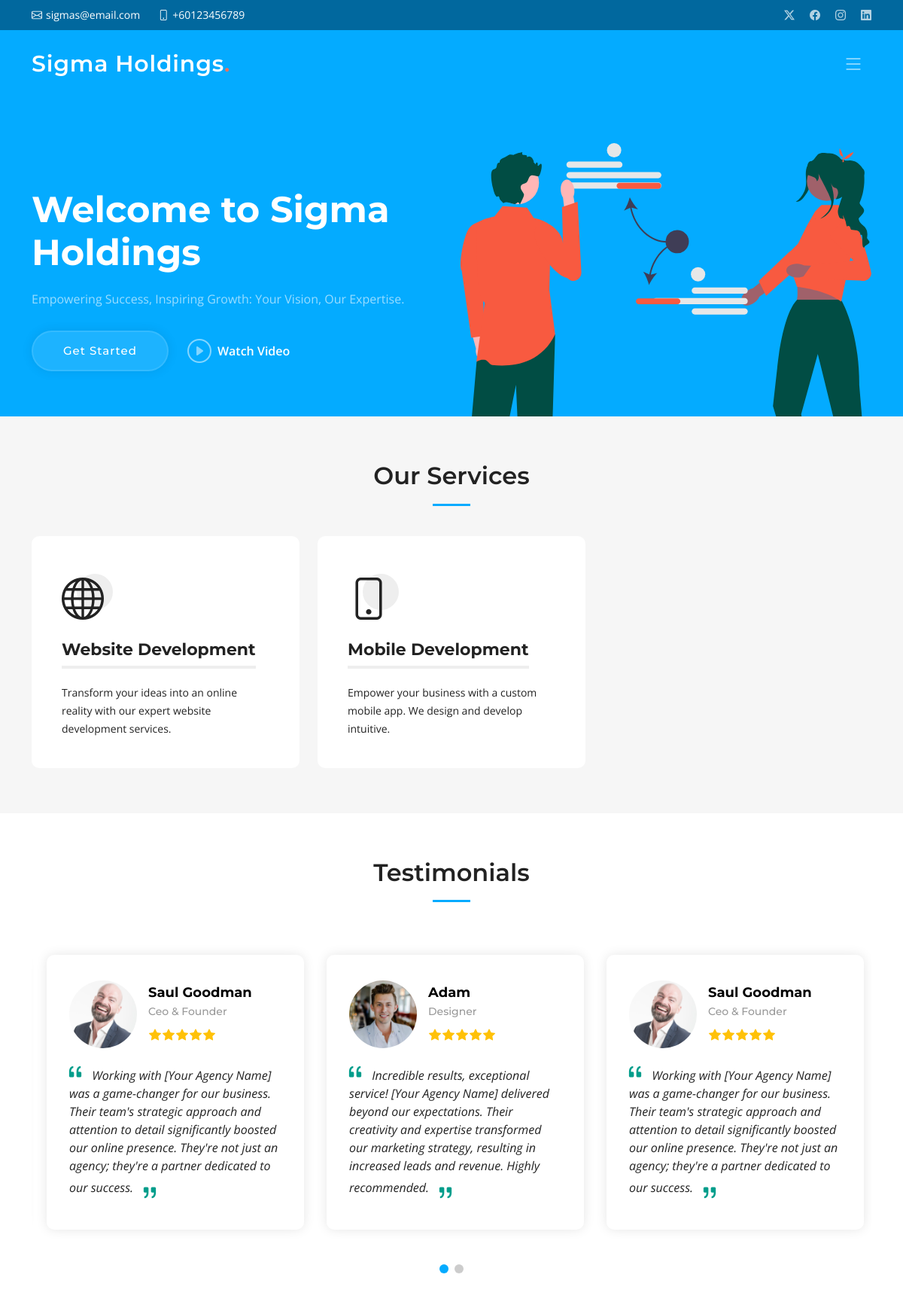
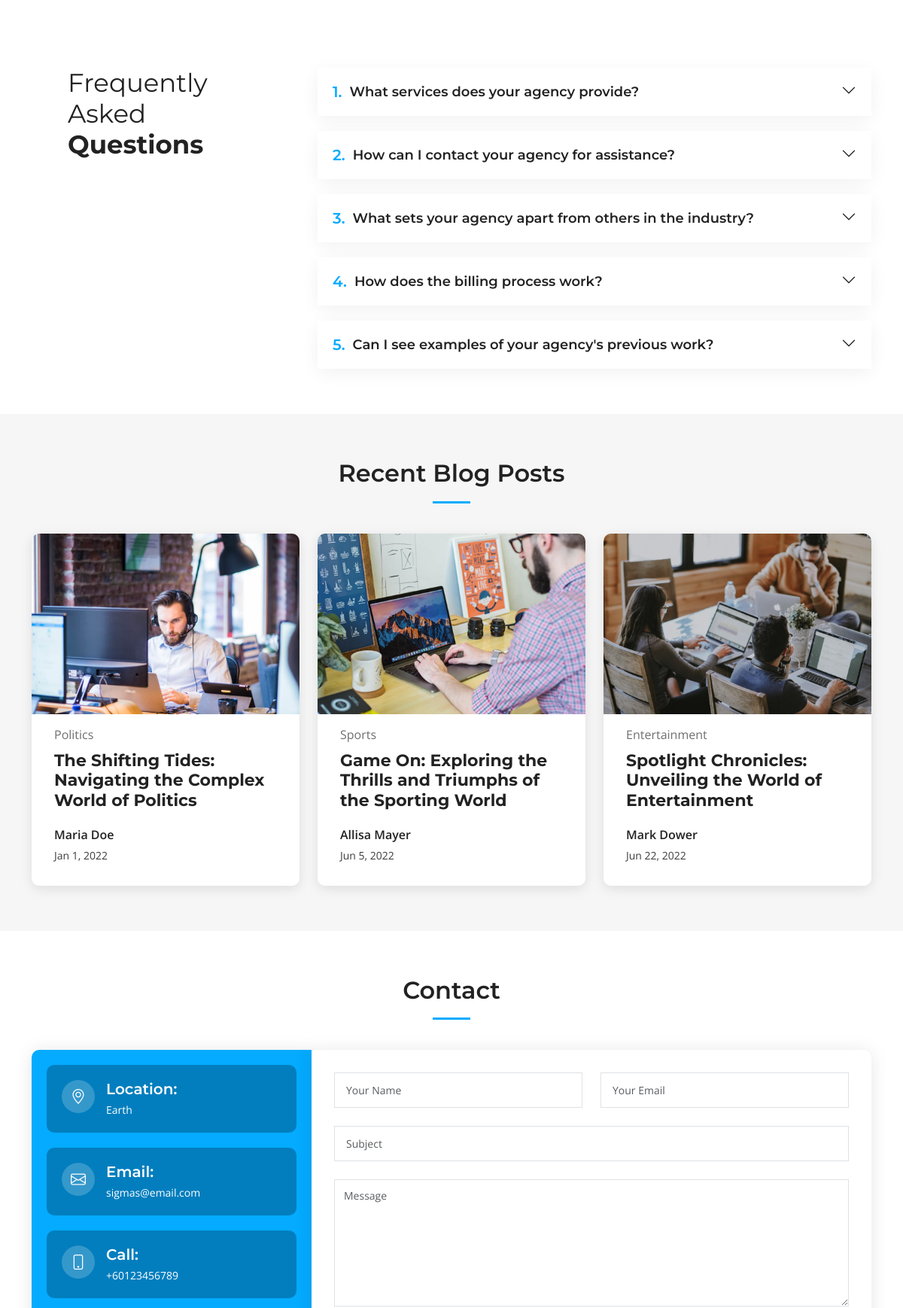
The page / (upper part) on the database its author committed (2 pictures, top to bottom).
### app/models.py (models this page shows, shortened)
class GeneralInfo(models.Model):
    company_name = models.CharField(max_length=255, default="Company")
    location = models.CharField(max_length=255)
    email = models.EmailField()
    phone = models.CharField(max_length=20)
    open_hours = models.CharField(max_length=100, blank=True, null=True)
    video_url = models.URLField(blank=True, null=True)
    twitter_url = models.URLField(blank=True, null=True)
    facebook_url = models.URLField(blank=True, null=True)
    instagram_url = models.URLField(blank=True, null=True)
    linkedin_url = models.URLField(blank=True, null=True)

class Service(models.Model):
    icon = models.CharField(max_length=50, blank=True, null=True)
    title = models.CharField(max_length=255, unique=True)
    description = models.TextField()

### app/views.py (the view)
# urls.py: path("", index, name="home"),
def index(request):
    general_info = GeneralInfo.objects.first()
    services = Service.objects.all()
    context = {
        "company_name": general_info.company_name,
        "location": general_info.location,
        "phone": general_info.phone,
        "email": general_info.email,
        "open_hours": general_info.open_hours,
        "video_url": general_info.video_url,
        "twitter_url": general_info.twitter_url,
        "facebook_url": general_info.facebook_url,
        "instagram_url": general_info.instagram_url,
        "linkedin_url": general_info.linkedin_url,
        "services": services,
    }
    return render(request, "index.html", context)

### templates/index.html (shortened to what this page needs)
{% extends 'assets/main.html' %}
{% load static %}
{% block mainContent %}
    <section id="services" class="services sections-bg">
      <div class="container" data-aos="fade-up">
        <div class="section-header">
          <h2>Our Services</h2>
        </div>
        <div class="row gy-4" data-aos="fade-up" data-aos-delay="100">
          {% for service in services %}
            <div class="col-lg-4 col-md-6">
              <div class="service-item  position-relative">
                <div class="icon">
                  <i class="{{ service.icon }}"></i>
                </div>
                <h3>{{ service.title }}</h3>
                <p>{{ service.description }}</p>
              </div>
            </div>
          {% endfor %}
        </div>
      </div>
    </section>
    <section id="testimonials" class="testimonials">
      <div class="container" data-aos="fade-up">
        <div class="section-header">
          <h2>Testimonials</h2>
        </div>
        <div class="slides-3 swiper" data-aos="fade-up" data-aos-delay="100">
          <div class="swiper-wrapper">
            <div class="swiper-slide">
              <div class="testimonial-wrap">
                <div class="testimonial-item">
                  <div class="d-flex align-items-center">
                    <img src="{% static 'assets/img/testimonials/testimonials-1.jpg' %}" class="testimonial-img flex-shrink-0" alt="">
                    <div>
                      <h3>Saul Goodman</h3>
                      <h4>Ceo &amp; Founder</h4>
                      <div class="stars">
                        <i class="bi bi-star-fill"></i><i class="bi bi-star-fill"></i><i class="bi bi-star-fill"></i><i class="bi bi-star-fill"></i><i class="bi bi-star-fill"></i>
                      </div>
                    </div>
                  </div>
                  <p>
                    <i class="bi bi-quote quote-icon-left"></i>
                    Working with [Your Agency Name] was a game-changer for our business. Their team's strategic approach and attention to detail significantly boosted our online presence. They're not just an agency; they're a partner dedicated to our success.
                    <i class="bi bi-quote quote-icon-right"></i>
                  </p>
                </div>
              </div>
            </div>
            <div class="swiper-slide">
              <div class="testimonial-wrap">
                <div class="testimonial-item">
                  <div class="d-flex align-items-center">
                    <img src="{% static 'assets/img/testimonials/testimonials-4.jpg' %}" class="testimonial-img flex-shrink-0" alt="">
                    <div>
                      <h3>Adam</h3>
                      <h4>Designer</h4>
                      <div class="stars">
                        <i class="bi bi-star-fill"></i><i class="bi bi-star-fill"></i><i class="bi bi-star-fill"></i><i class="bi bi-star-fill"></i><i class="bi bi-star-fill"></i>
                      </div>
                    </div>
                  </div>
                  <p>
                    <i class="bi bi-quote quote-icon-left"></i>
                    Incredible results, exceptional service! [Your Agency Name] delivered beyond our expectations. Their creativity and expertise transformed our marketing strategy, resulting in increased leads and revenue. Highly recommended.
                    <i class="bi bi-quote quote-icon-right"></i>
                  </p>
                </div>
              </div>
            </div>
          </div>
          <div class="swiper-pagination"></div>
        </div>
      </div>
    </section>
    <section id="faq" class="faq">
      <div class="container" data-aos="fade-up">
        <div class="row gy-4">
          <div class="col-lg-4">
            <div class="content px-xl-5">
              <h3>Frequently Asked <strong>Questions</strong></h3>
            </div>
          </div>
          <div class="col-lg-8">
            <div class="accordion accordion-flush" id="faqlist" data-aos="fade-up" data-aos-delay="100">
              <div class="accordion-item">
                <h3 class="accordion-header">
                  <button class="accordion-button collapsed" type="button" data-bs-toggle="collapse" data-bs-target="#faq-content-1">
                    <span class="num">1.</span>
                    What services does your agency provide?
                  </button>
                </h3>
              </div>
              <div class="accordion-item">
                <h3 class="accordion-header">
                  <button class="accordion-button collapsed" type="button" data-bs-toggle="collapse" data-bs-target="#faq-content-2">
                    <span class="num">2.</span>
                    How can I contact your agency for assistance?
                  </button>
                </h3>
              </div>
              <div class="accordion-item">
                <h3 class="accordion-header">
                  <button class="accordion-button collapsed" type="button" data-bs-toggle="collapse" data-bs-target="#faq-content-3">
                    <span class="num">3.</span>
                    What sets your agency apart from others in the industry?
                  </button>
                </h3>
              </div>
              <div class="accordion-item">
                <h3 class="accordion-header">
                  <button class="accordion-button collapsed" type="button" data-bs-toggle="collapse" data-bs-target="#faq-content-4">
                    <span class="num">4.</span>
                    How does the billing process work?
                  </button>
                </h3>
              </div>
              <div class="accordion-item">
                <h3 class="accordion-header">
                  <button class="accordion-button collapsed" type="button" data-bs-toggle="collapse" data-bs-target="#faq-content-5">
                    <span class="num">5.</span>
                    Can I see examples of your agency's previous work?
                  </button>
                </h3>
              </div>
            </div>
          </div>
        </div>
      </div>
    </section>
    <section id="recent-posts" class="recent-posts sections-bg">
      <div class="container" data-aos="fade-up">
        <div class="section-header">
          <h2>Recent Blog Posts</h2>
        </div>
        <div class="row gy-4">
          <div class="col-xl-4 col-md-6">
            <article>
              <div class="post-img">
                <img src="{% static 'assets/img/blog/blog-1.jpg' %}" alt="" class="img-fluid">
              </div>
              <p class="post-category">Politics</p>
              <h2 class="title">
                <a href="blog-details.html">The Shifting Tides: Navigating the Complex World of Politics</a>
              </h2>
              <div class="d-flex align-items-center">
                <div class="post-meta">
                  <p class="post-author">Maria Doe</p>
                  <p class="post-date">
                    <time datetime="2022-01-01">Jan 1, 2022</time>
                  </p>
                </div>
              </div>
            </article>
          </div>
          <div class="col-xl-4 col-md-6">
            <article>
              <div class="post-img">
                <img src="{% static 'assets/img/blog/blog-2.jpg' %}" alt="" class="img-fluid">
              </div>
              <p class="post-category">Sports</p>
              <h2 class="title">
                <a href="blog-details.html">Game On: Exploring the Thrills and Triumphs of the Sporting World</a>
              </h2>
              <div class="d-flex align-items-center">
                <div class="post-meta">
                  <p class="post-author">Allisa Mayer</p>
                  <p class="post-date">
                    <time datetime="2022-01-01">Jun 5, 2022</time>
                  </p>
                </div>
              </div>
            </article>
          </div>
          <div class="col-xl-4 col-md-6">
            <article>
              <div class="post-img">
                <img src="{% static 'assets/img/blog/blog-3.jpg' %}" alt="" class="img-fluid">
              </div>
              <p class="post-category">Entertainment</p>
              <h2 class="title">
                <a href="blog-details.html">Spotlight Chronicles: Unveiling the World of Entertainment</a>
              </h2>
              <div class="d-flex align-items-center">
                <div class="post-meta">
                  <p class="post-author">Mark Dower</p>
                  <p class="post-date">
                    <time datetime="2022-01-01">Jun 22, 2022</time>
                  </p>
                </div>
              </div>
            </article>
          </div>
        </div>
      </div>
    </section>
    <section id="contact" class="contact">
      <div class="container" data-aos="fade-up">
        <div class="section-header">
          <h2>Contact</h2>
        </div>
        <div class="row gx-lg-0 gy-4">
          <div class="col-lg-4">
            <div class="info-container d-flex flex-column align-items-center justify-content-center">
              <div class="info-item d-flex">
                <i class="bi bi-geo-alt flex-shrink-0"></i>
                <div>
                  <h4>Location:</h4>
                  <p>{{ location }}</p>
                </div>
              </div>
              <div class="info-item d-flex">
                <i class="bi bi-envelope flex-shrink-0"></i>
                <div>
                  <h4>Email:</h4>
                  <p>{{ email }}</p>
                </div>
              </div>
              <div class="info-item d-flex">
                <i class="bi bi-phone flex-shrink-0"></i>
                <div>
                  <h4>Call:</h4>
                  <p>{{ phone }}</p>
                </div>
              </div>
            </div>
          </div>
          <div class="col-lg-8">
            <form action="" method="post" role="form" class="php-email-form">
              <div class="row">
                <div class="col-md-6 form-group">
                  <input type="text" name="name" class="form-control" id="name" placeholder="Your Name" required>
                </div>
                <div class="col-md-6 form-group mt-3 mt-md-0">
                  <input type="email" class="form-control" name="email" id="email" placeholder="Your Email" required>
                </div>
              </div>
              <div class="form-group mt-3">
                <input type="text" class="form-control" name="subject" id="subject" placeholder="Subject" required>
              </div>
              <div class="form-group mt-3">
                <textarea class="form-control" name="message" rows="7" placeholder="Message" required></textarea>
              </div>
            </form>
          </div>
        </div>
      </div>
    </section>
{% endblock %}

### templates/assets/main.html (shortened to what this page needs)
{% load static %}
<!DOCTYPE html>
<html lang="en">
<head>
  <link href="{% static 'assets/vendor/bootstrap/css/bootstrap.min.css' %}" rel="stylesheet">
  <link href="{% static 'assets/vendor/bootstrap-icons/bootstrap-icons.css' %}" rel="stylesheet">
  <link href="{% static 'assets/vendor/aos/aos.css' %}" rel="stylesheet">
  <link href="{% static 'assets/vendor/glightbox/css/glightbox.min.css' %}" rel="stylesheet">
  <link href="{% static 'assets/vendor/swiper/swiper-bundle.min.css' %}" rel="stylesheet">
  <link href="{% static 'assets/css/main.css' %}" rel="stylesheet">
</head>
<body>
  {% include 'assets/header.html' %}
  <section id="hero" class="hero">
    <div class="container position-relative">
      <div class="row gy-5" data-aos="fade-in">
        <div class="col-lg-6 order-2 order-lg-1 d-flex flex-column justify-content-center text-center text-lg-start">
          <h2>Welcome to <span>{{ company_name }}</span></h2>
          <p>Empowering Success, Inspiring Growth: Your Vision, Our Expertise.</p>
          <div class="d-flex justify-content-center justify-content-lg-start">
            <a href="#services" class="btn-get-started">Get Started</a>
            <a href="{{ video_url }}" class="glightbox btn-watch-video d-flex align-items-center"><i class="bi bi-play-circle"></i><span>Watch Video</span></a>
          </div>
        </div>
        <div class="col-lg-6 order-1 order-lg-2">
          <img src="{% static 'assets/img/hero-img.svg' %}" class="img-fluid" alt="" data-aos="zoom-out" data-aos-delay="100">
        </div>
      </div>
    </div>
  </section>
  <main id="main">
    {% block mainContent %}
    {% endblock %}
  </main>
</body>
</html>

### templates/assets/header.html (shortened to what this page needs)
{% load static %}
  <section id="topbar" class="topbar d-flex align-items-center">
    <div class="container d-flex justify-content-center justify-content-md-between">
      <div class="contact-info d-flex align-items-center">
        <i class="bi bi-envelope d-flex align-items-center"><a href="mailto:{{ email }}">{{ email }}</a></i>
        <i class="bi bi-phone d-flex align-items-center ms-4"><span>{{ phone }}</span></i>
      </div>
      <div class="social-links d-none d-md-flex align-items-center">
        <a href="{{ twitter_url }}" class="twitter"><i class="bi bi-twitter-x"></i></a>
        <a href="{{ facebook_url }}" class="facebook"><i class="bi bi-facebook"></i></a>
        <a href="{{ instagram_url }}" class="instagram"><i class="bi bi-instagram"></i></a>
        <a href="{{ linkedin_url }}" class="linkedin"><i class="bi bi-linkedin"></i></i></a>
      </div>
    </div>
  </section>
  <header id="header" class="header d-flex align-items-center">
    <div class="container-fluid container-xl d-flex align-items-center justify-content-between">
      <a href="index.html" class="logo d-flex align-items-center">
        <h1>{{ company_name }}<span>.</span></h1>
      </a>
      <i class="mobile-nav-toggle mobile-nav-show bi bi-list"></i>
    </div>
  </header>

### rows shown on the page
GeneralInfo: email "sigmas@email.com", phone "+60123456789", company_name "Sigma Holdings", location "Earth"
Service: title "Website Development", description "Transform your ideas into an online reality with our expert website development services."
Service: title "Mobile Development", description "Empower your business with a custom mobile app. We design and develop intuitive."
